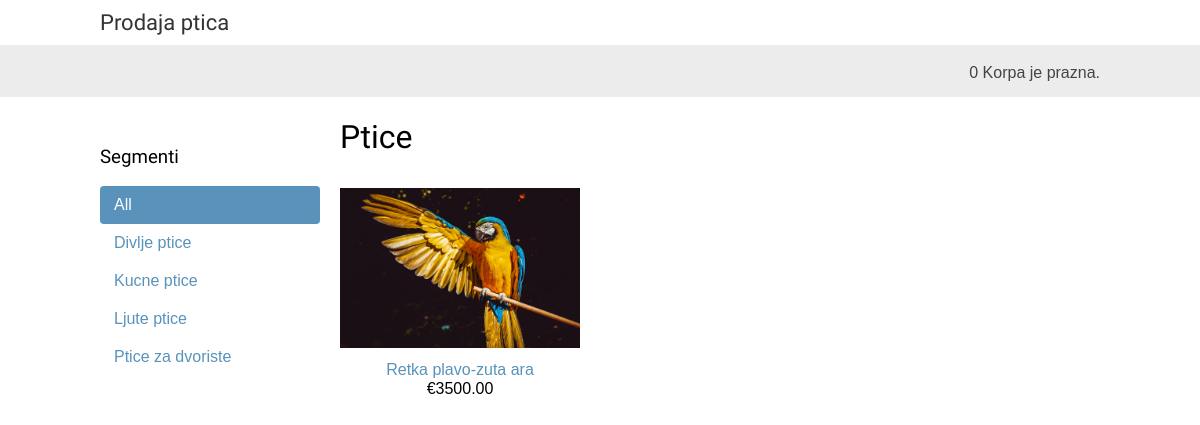
The page / on the database its author committed.
### SalonPtica/models.py (models this page shows, shortened)
class Segment(models.Model):
    naziv = models.CharField(max_length=200, db_index=True)
    slug = models.SlugField(max_length=200, unique=True)
    class Meta:
        ordering = ('naziv',)
        verbose_name = 'segment'
        verbose_name_plural = 'segmenti'
    def ApsolutniURL(self):
        return reverse('SalonPtica:ListaPticaPoSegmentu', args=[self.slug])

class Ptica(models.Model):
    segment = models.ForeignKey(Segment, related_name='ptice', on_delete=models.CASCADE)
    naziv = models.CharField(max_length=200, db_index=True)
    slug = models.SlugField(max_length=200, db_index=True)
    slika = models.ImageField(upload_to='ptice/%Y/%m/%d', blank=True)
    opis = models.TextField(blank=True)
    cena = models.DecimalField(max_digits=10, decimal_places=2)
    raspoloziv = models.BooleanField(default=True)
    kreiran = models.DateTimeField(auto_now_add=True)
    azuriran = models.DateTimeField(auto_now=True)
    class Meta:
        ordering = ('naziv',)
        index_together = (('id', 'slug'),)
        verbose_name_plural = 'ptice'
    def ApsolutniURL(self):
        return reverse('SalonPtica:DetaljiPtica', args=[self.id, self.slug])

### SalonPtica/views.py (the view)
# urls.py: path('', views.ListaPtica, name='ListaPtica'),
def ListaPtica(request, segment_slug=None):
    segment = None
    segmenti = Segment.objects.all()
    ptice = Ptica.objects.filter(raspoloziv=True)
    if segment_slug:
        segment = get_object_or_404(Segment, slug=segment_slug)
        ptice = ptice.filter(segment=segment)
    korpa = Korpa(request)
    return render(request, 'SalonPtica/ptica/list.html', {'segment': segment, 'segmenti': segmenti, 'ptice': ptice, 'korpa': korpa})

### KorpaZaKupovinu/korpa.py (called while the page is built)
    def __len__(self):
        return sum(stavka['kolicina'] for stavka in self.korpa.values())

### SalonPtica/templates/SalonPtica/ptica/list.html (shortened to what this page needs)
{% extends "SalonPtica/base.html" %}
{% load static %}
{% block content %}
    <div id="sidebar">
        <h3>Segmenti</h3>
        <ul>
            <li {% if not segment %}class="selected"{% endif %}>
                <a href="{% url "SalonPtica:ListaPtica" %}">All</a>
            </li>
            {% for c in segmenti %}
                <li {% if segment.slug == c.slug %}class="selected"{% endif %}>
                    <a href="{{ c.ApsolutniURL }}">{{ c.naziv }}</a>
                </li>
            {% endfor %}
        </ul>
    </div>
    <div id="main" class="product-list">
        <h1>
            {% if segment %}
                {{ segment.naziv }}
            {% else %}
                Ptice
            {% endif %}
        </h1>
        {% for ptica in ptice %}
            <div class="item">
                <a href="{{ ptica.ApsolutniURL }}">
                    <img src="{% if ptica.slika %}{{ ptica.slika.url }}{% else %}{% static "img/no_image.png" %}{% endif %}">
                </a>
                <a href="{{ ptica.ApsolutniURL }}">{{ ptica.naziv }}</a>
                <br>
                &euro;{{ ptica.cena }}
            </div>
        {% endfor %}
    </div>
{% endblock %}

### SalonPtica/templates/SalonPtica/base.html (shortened to what this page needs)
{% load static %}
<!DOCTYPE html>
<html>
<head>
    <link href="{% static "css/base.css" %}" rel="stylesheet">
</head>
<body>
    <div id="header">
        <a href="/" class="logo">Prodaja ptica</a>
    </div>
    <div id="subheader">
        <div class="cart">
            {{korpa|length}}
            {% with brojstavkiukorpi=korpa|length %}
                {% if brojstavkiukorpi > 0 %}
                    U korpi se nalazi:
                    <a href="{% url "KorpaZaKupovinu:DetaljiKorpe" %}">
                        {{brojstavkiukorpi}} kom, ukupna cena &euro;{{ korpa.UzmiUkupnuCenu }}
                    </a>
                {% else %}
                    Korpa je prazna.
                {% endif %}
            {% endwith %}
        </div>
    </div>
    <div id="content">
        {% block content %}
        {% endblock %}
    </div>
</body>
</html>

### SalonPtica/static/css/base.css (style rules this page uses)
body { margin:0; padding:0; font-family:helvetica, sans-serif; }
h1, h2, h3, h4, h5 , h6 { font-family: 'Ubuntu', sans-serif; font-weight:normal; }
a { text-decoration:none; color:#5993bb; }
#header { padding:10px 100px; font-size:18px; overflow:auto; }
#subheader { background:#ececec; color:#444; padding:15px 100px; overflow:auto; }
#header .logo { font-family: 'Ubuntu', sans-serif; float:left; color:#333; font-size:22px; margin-right:10%; }
#subheader .cart { float:right; padding-top:4px; }
#content { padding:0 100px; overflow:hidden; }
#sidebar { width:220px; padding:30px 20px 0 0; float:left; }
#sidebar ul { margin:0; padding:0; }
#sidebar ul li { margin:0; list-style:none; padding:10px 14px; }
#sidebar ul li a { display:block; }
#sidebar ul li.selected { background:#5993bb; border-radius:4px; }
#sidebar ul li.selected a { color:#fff; }
#main { float:left; width: 96%; margin-right:-220px; overflow:hidden; }
.product-list .item { width:25%; padding:10px 20px 10px 0; float:left; text-align:center; line-height:1.2; }
.product-list .item img { width:100%; margin-bottom:8px; }

### rows shown on the page
Segment: naziv "Divlje ptice"
Segment: naziv "Kucne ptice"
Segment: naziv "Ljute ptice"
Segment: naziv "Ptice za dvoriste"
Ptica: slika (picture), naziv "Retka plavo-zuta ara", cena "3500.00"

### other values the page prints
{{ korpa|length }} "0"
